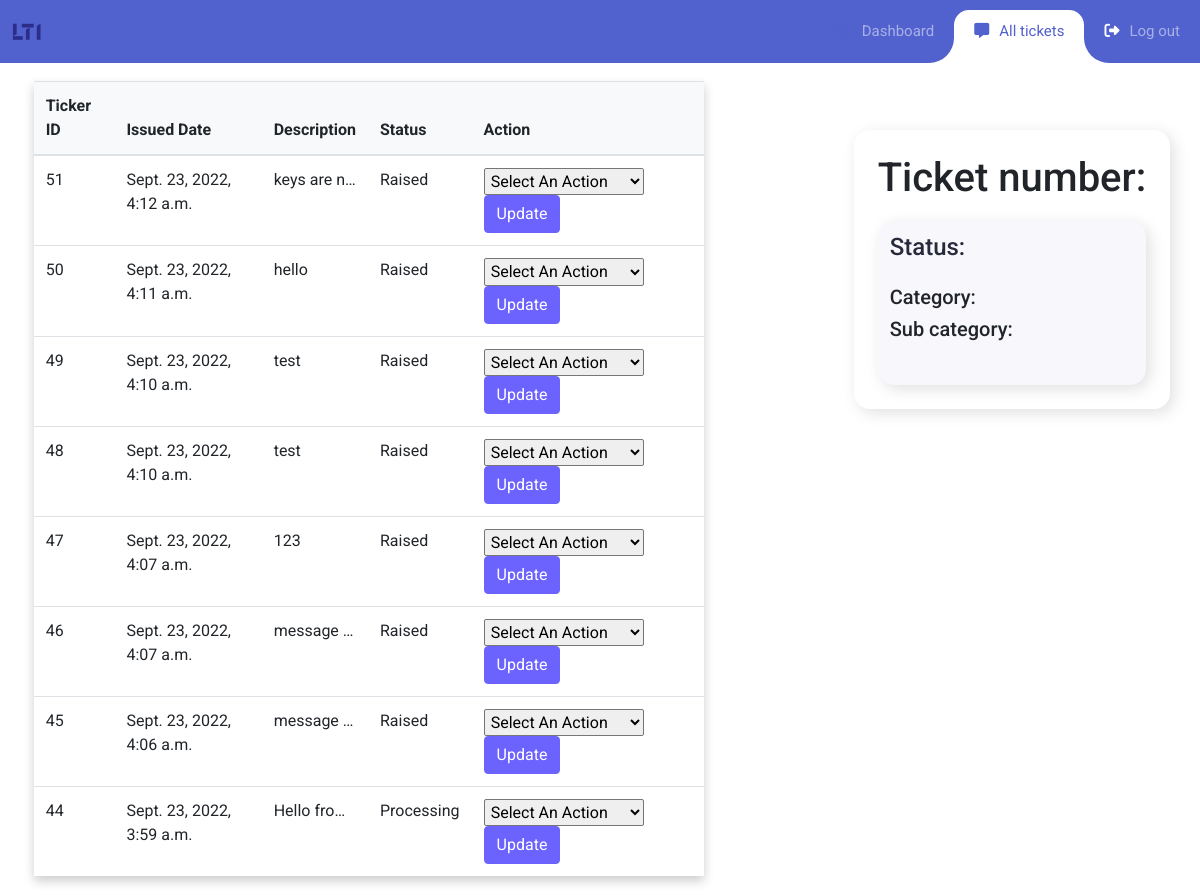
/alltickets, run on the app's committed database.
### Tickets/models.py (models this page shows, shortened)
class Ticket(models.Model):
    ticket_status = [
    ('raised', 'raised'),
    ('processing', 'processing'),
    ('closed', 'closed'),
]
    user_id = models.ForeignKey(Profile,related_name='user',on_delete=models.CASCADE)
    status = models.CharField(max_length=100,choices=ticket_status)
    category = models.CharField(max_length=100) # in case future error arises convert it to char field
    subCategory = models.CharField(max_length=100)
    description = models.TextField()
    issue_date = models.DateTimeField(auto_now_add=True)

### Admin/views.py (the view, shortened to what this page needs)
# urls.py: path("alltickets",views.all_tickets.as_view(),name="alltickets"),
class all_tickets(APIView):
    renderer_classes = [TemplateHTMLRenderer]
    template_name = 'alltickets.html'
    def get(self, request):
        queryset = Ticket.objects.all()[::-1]
        status_set_processingandclosed = Ticket.ticket_status[1:] #Ticket.objects.filter(status=True).all()
        status_set_closed = Ticket.ticket_status[2:]
        print(status_set_processingandclosed)
        print(status_set_closed)
        print(Ticket.objects.all()[0].id)
        return render(request,'alltickets.html',{'list': queryset,'statusprocessingandclosed':status_set_processingandclosed,'statusclosed':status_set_closed})

### Admin/templates/alltickets.html (shortened to what this page needs)
{% load static %}
<!DOCTYPE html>
<html lang="en">
  <head>
    <link rel="stylesheet" href="{% static 'alltickets/fonts/icomoon/style.css' %}" />
    <link
      rel="stylesheet"
      href="https://cdnjs.cloudflare.com/ajax/libs/font-awesome/6.2.0/css/all.min.css"
    />
    <link rel="stylesheet" href="{% static 'alltickets/css/bootstrap.min.css' %}" />
    <link rel="stylesheet" href="{% static 'alltickets/css/alltickets_styles.css' %}" />
  </head>
  <body onload="ticketLoader()">
      <nav class="navbar navbar-expand-custom navbar-mainbg">
          <a class="navbar-brand navbar-logo" href="#">
              <img src="{% static 'alltickets/images/lti.svg' %}" alt="LTI logo" width="10%" />
          </a>
          <div class="collapse navbar-collapse" id="navbarSupportedContent">
              <ul class="navbar-nav ml-auto">
                  <div class="hori-selector">
                      <div class="left"></div>
                      <div class="right"></div>
                  </div>
                  <li class="nav-item">
                      <a class="nav-link" href="{% url 'adminn:dashboard' %}"><i class="fa-sharp fa-solid fa-chart-line" style="color:#5161ce"></i>Dashboard</a>
                  </li>
                  <li class="nav-item active">
                      <a class="nav-link" href="{% url 'adminn:alltickets' %}"><i class="fa-solid fa-message" style="color:#5161ce"></i>All tickets</a>
                  </li>
                  <li class="nav-item">
                      <a class="nav-link" href="{% url 'adminn:reset' %}"><i class="fa-solid fa-right-from-bracket"></i>Log out</a>
                  </li>
              </ul>
          </div>
      </nav>
      <div class="container">
        <div class="row">
            <div class="col-md-12 col-lg-7">
                <div class="container" style="box-shadow: 0px 5px 10px 0px rgba(0, 0, 0, 0.2);">
                    <div class="shadow-4 rounded-5 overflow-hidden">
                        <table class="table align-middle mb-0 bg-white">
                            <thead class="bg-light" id="head">
                                    <th>Ticker ID</th>
                                    <th>Issued Date</th>
                                    <th>Description</th>
                                    <th>Status</th>
                                    <th>Action</th>
                              </thead>
                            <tbody>
                                {% for r in list %}
                                <form method="POST" action="{% url 'adminn:alltickets' r.id %}" >
                                  <tr class="" onclick="myFunc(this)">
                                  <td>{{r.id}}</td>
                                  <td>{{r.issue_date}}</td>
                                  <td style=
                                  "max-width:100px ;
                                    white-space: nowrap;
                                    overflow: hidden;
                                    text-overflow: ellipsis">{{r.description}}</td>
                                  <td style="text-transform: capitalize;">{{r.status}}</td>
                                  <td>
                                  <form action="#" method="get">
                                  <select id="admin-action" name="admin-action"  class="bootstrap-select" style="width:10rem; padding:1%;border-radius:2px;text-transform: capitalize;" Required>
                                    <option value="" selected="selected">Select an action</option>
                                  </select>
                                  <button type="submit" class="btn btn-primary">Update</button>
                                  </form>
                                  </td>
                                  </tr>
                                </form>
                                  {% endfor %}
                              </tbody>
                          </table>
                      </div>
                </div>
            </div>
            <div class="col-md-12 col-lg-1">
            </div>
            <div class="col-md-12 col-lg-4">
                <div class="drop">
                    <div class="drop__container">
                      <header>
                        <h1>Ticket number: </h1>
                      </header>
                      <div class="drop__list" id="drop-items">
                        <div id="drop__card">
                        <div class="drop__card">
                          <div class="drop__data">
                            <div>
                              <h1 class="drop__name">Status: </h1>
                              <br>
                              <h5 class="drop__category">Category: </h15>
                              <br>
                              <h5 class="drop__subcategory">Sub category: </h5>
                              <br>
                            </div>
                          </div>
                        </div>
                      </div>
                    </div>
                  </div>
            </div>
        </div>
      </div>
  </body>
</html>

### Admin/static/alltickets/css/alltickets_styles.css (style rules this page uses)
body { font-family: "Roboto", sans-serif; margin: 0; padding: 0; }
* { margin: 0; padding: 0; }
i { margin-right: 10px; }
.container { margin: 1%; padding: 0; max-width: 100%; }
.row { margin: 0; padding: 0; }
.navbar-logo { color: #fff; padding-left: 1%; }
.navbar-mainbg { background-color: #5161ce; padding: 0; }
#navbarSupportedContent { overflow: hidden; position: relative; }
#navbarSupportedContent ul { padding: 0px; margin: 0px; }
#navbarSupportedContent ul li a i { margin-right: 10px; }
#navbarSupportedContent li { list-style-type: none; float: left; }
#navbarSupportedContent ul li a { color: rgba(255, 255, 255, 0.5); text-decoration: none; font-size: 15px; display: block; padding: 20px 20px; transition-duration: 0.1s; position: relative; }
#navbarSupportedContent > ul > li.active > a { color: #5161ce; background-color: transparent; transition: all 0.1s; }
.hori-selector { display: inline-block; position: absolute; height: 100%; top: 0px; left: 0px; transition-duration: 0.0s; background-color: #fff; border-top-left-radius: 15px; border-top-right-radius: 15px; margin-top: 10px; }
.hori-selector .right, .hori-selector .left { position: absolute; width: 25px; height: 25px; background-color: #fff; bottom: 10px; }
.hori-selector .right { right: -25px; }
.hori-selector .left { left: -25px; }
.hori-selector .right:before, .hori-selector .left:before { content: ""; position: absolute; width: 50px; height: 50px; border-radius: 50%; background-color: #5161ce; }
.hori-selector .right:before { bottom: 0; right: -25px; }
.hori-selector .left:before { bottom: 0; left: -25px; }
@media (min-width: 992px) { .navbar-expand-custom { -ms-flex-flow: row nowrap; flex-flow: row nowrap; -ms-flex-pack: start; justify-content: flex-start; } }
@media (min-width: 992px) { .navbar-expand-custom .navbar-nav { -ms-flex-direction: row; flex-direction: row; } }
@media (min-width: 992px) { .navbar-expand-custom .navbar-collapse { display: -ms-flexbox !important; display: flex !important; -ms-flex-preferred-size: auto; flex-basis: auto; background-color: #5161ce; } }
i:not(i.fa-eye) { color:white; }
ul { list-style: hangul-consonant; text-align:left; margin-left: -10rem; }
header { display: grid; justify-items: center; align-items: center; }
h1 { margin: 0; }
a { text-decoration: none; }
img { max-width: 100%; height: auto; }
.drop { margin-top: 15%; display: grid; align-items: center; justify-content: center; }
.drop__container { display: grid; row-gap: 1rem; padding: 1.5rem; box-shadow: 4px 4px 16px #e1e1e1; border-radius: 1rem; }
.drop__list { display: grid; row-gap: 1rem; }
.drop__data { margin-top: 0%; display: flex; align-items: center; }
#drop__card { margin-top: 1%; width: 100%; justify-content: space-between; padding: 0.75rem 1.25rem 0.75rem 0.75rem; background-color: #f8f8fc; box-shadow: 4px 4px 16px #e1e1e1, -2px -2px 16px #fff; border-radius: 1rem; }
.drop__name { font-size: 1.5rem; color: #272a3a; font-weight: 500; }

### data on the page
Ticket: id "51", issue_date "Sept. 23, 2022, 4:12 a.m.", description "keys are…", status "Raised"
Ticket: id "50", issue_date "Sept. 23, 2022, 4:11 a.m.", description "hello", status "Raised"
Ticket: id "49", issue_date "Sept. 23, 2022, 4:10 a.m.", description "test", status "Raised"
Ticket: id "48", issue_date "Sept. 23, 2022, 4:10 a.m.", description "test", status "Raised"
Ticket: id "47", issue_date "Sept. 23, 2022, 4:07 a.m.", description "123", status "Raised"
Ticket: id "46", issue_date "Sept. 23, 2022, 4:07 a.m.", description "message…", status "Raised"
Ticket: id "45", issue_date "Sept. 23, 2022, 4:06 a.m.", description "message…", status "Raised"
Ticket: id "44", issue_date "Sept. 23, 2022, 3:59 a.m.", description "Hello fro…", status "Processing"
